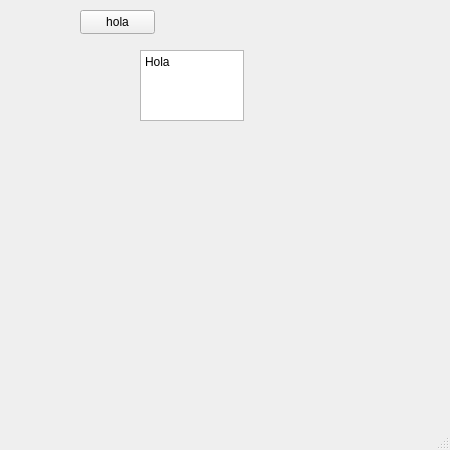
<?xml version="1.0" encoding="UTF-8"?>
<ui version="4.0">
 <class>Adal</class>
 <widget class="QMainWindow" name="Adal">
  <property name="geometry">
   <rect>
    <x>0</x>
    <y>0</y>
    <width>450</width>
    <height>450</height>
   </rect>
  </property>
  <property name="minimumSize">
   <size>
    <width>50</width>
    <height>50</height>
   </size>
  </property>
  <property name="maximumSize">
   <size>
    <width>450</width>
    <height>450</height>
   </size>
  </property>
  <property name="windowTitle">
   <string>MainWindow</string>
  </property>
  <widget class="QWidget" name="centralwidget">
   <widget class="QPushButton" name="pushButton">
    <property name="geometry">
     <rect>
      <x>80</x>
      <y>10</y>
      <width>75</width>
      <height>24</height>
     </rect>
    </property>
    <property name="text">
     <string>hola</string>
    </property>
   </widget>
   <widget class="QTextEdit" name="textEdit">
    <property name="geometry">
     <rect>
      <x>140</x>
      <y>50</y>
      <width>104</width>
      <height>71</height>
     </rect>
    </property>
    <property name="html">
     <string>&lt;!DOCTYPE HTML PUBLIC &quot;-//W3C//DTD HTML 4.0//EN&quot; &quot;http://www.w3.org/TR/REC-html40/strict.dtd&quot;&gt;
&lt;html&gt;&lt;head&gt;&lt;meta name=&quot;qrichtext&quot; content=&quot;1&quot; /&gt;&lt;meta charset=&quot;utf-8&quot; /&gt;&lt;style type=&quot;text/css&quot;&gt;
p, li { white-space: pre-wrap; }
hr { height: 1px; border-width: 0; }
li.unchecked::marker { content: &quot;\2610&quot;; }
li.checked::marker { content: &quot;\2612&quot;; }
&lt;/style&gt;&lt;/head&gt;&lt;body style=&quot; font-family:'Segoe UI'; font-size:9pt; font-weight:400; font-style:normal;&quot;&gt;
&lt;p style=&quot; margin-top:0px; margin-bottom:0px; margin-left:0px; margin-right:0px; -qt-block-indent:0; text-indent:0px;&quot;&gt;Hola&lt;/p&gt;
&lt;p style=&quot;-qt-paragraph-type:empty; margin-top:0px; margin-bottom:0px; margin-left:0px; margin-right:0px; -qt-block-indent:0; text-indent:0px;&quot;&gt;&lt;br /&gt;&lt;/p&gt;&lt;/body&gt;&lt;/html&gt;</string>
    </property>
   </widget>
  </widget>
  <widget class="QStatusBar" name="statusbar"/>
 </widget>
 <resources/>
 <connections/>
</ui>
